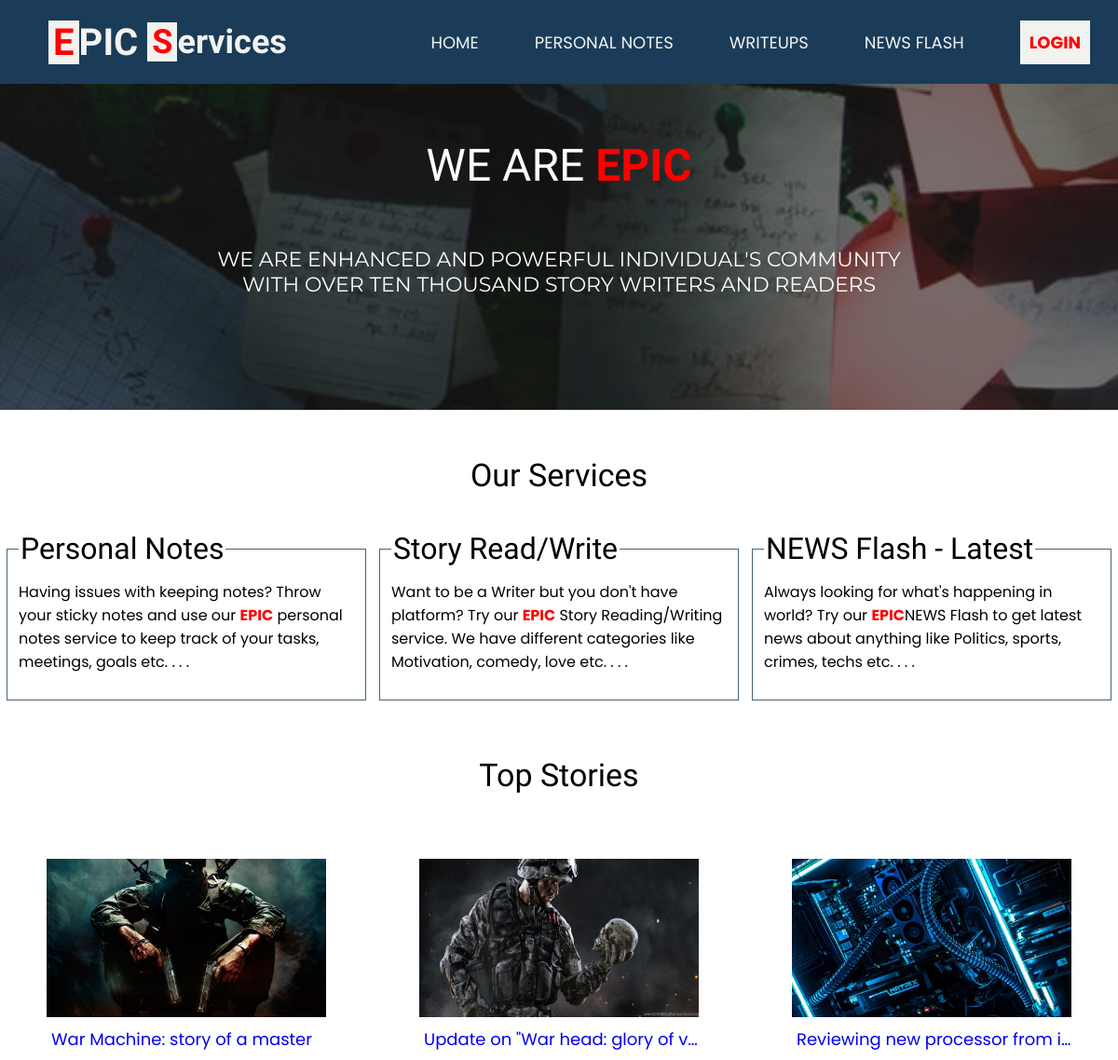
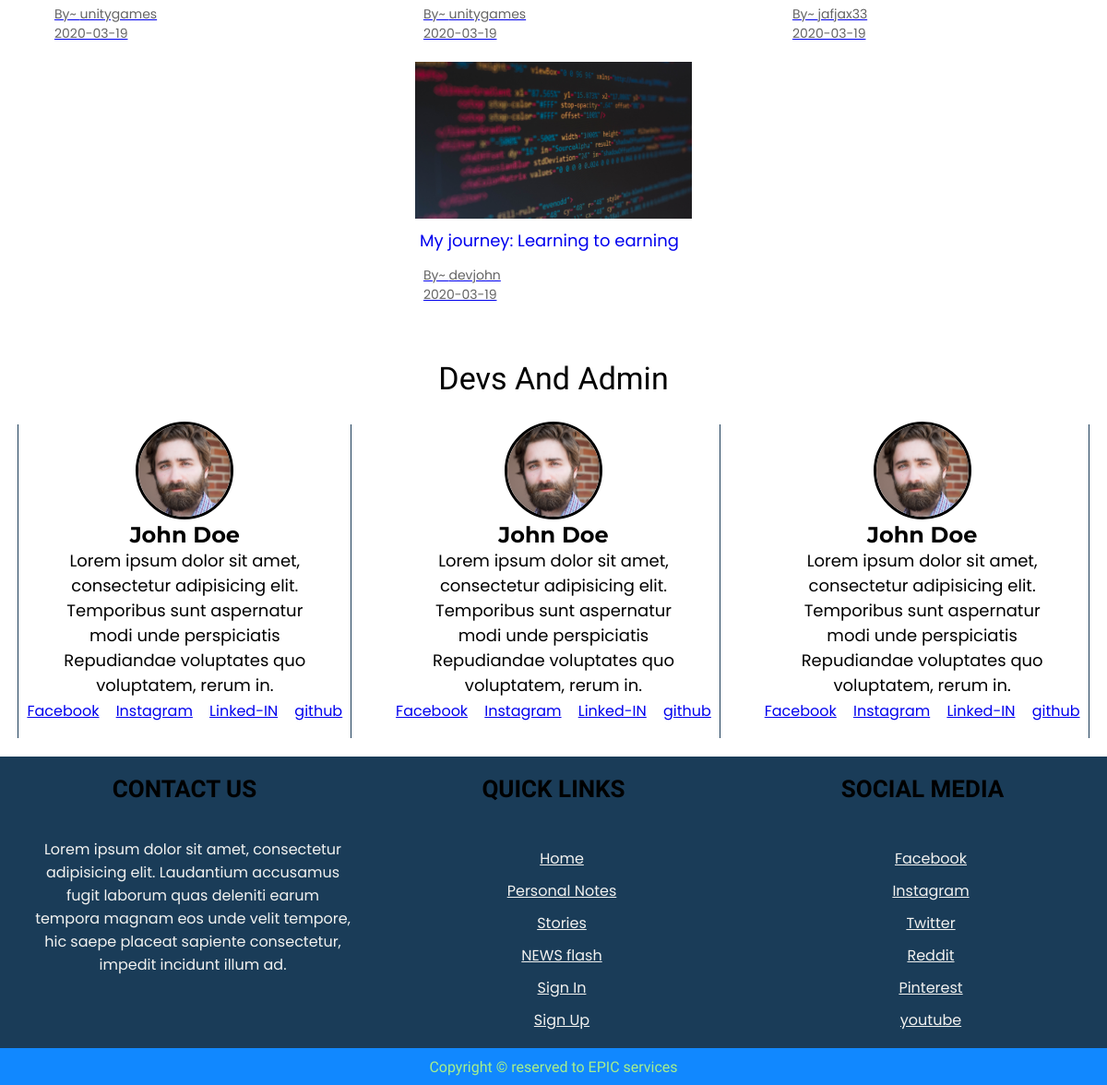
The page / on the database its author committed (2 pictures, top to bottom).
### tables this page shows
CREATE TABLE `stories` (
  `storyid` int(11) NOT NULL,
  `storyuser` varchar(15) DEFAULT NULL,
  `storytitle` text,
  `storydata` text,
  `storytags` text,
  `thumbnail` text NOT NULL,
  `ispublic` int(11) NOT NULL DEFAULT '1',
  `dttm` date DEFAULT NULL
);

### index.php (the view, shortened to what this page needs)
<?php
	include("public/top.php");
?>
<!DOCTYPE html>
<html>
<head>
	<link rel="stylesheet" type="text/css" href="css/style.css">
	<link rel="stylesheet" href="https://use.fontawesome.com/releases/v5.8.2/css/all.css">
</head>
<body>
	<section id="app">
		<?php
			include 'public/header.php';
		?>
		<section class="banner">
			<section class="banner-head">
				We are&nbsp;<span style="color: red; font-weight: bolder;">epic</span>
			</section>
			<section class="banner-body">
				We Are Enhanced and Powerful Individual's Community <br> with Over ten thousand Story Writers and Readers
			</section>
		</section>
		<section class="services">
			<section class="s-heading">Our Services</section>
			<section class="s-body">
				<fieldset>
					<legend>Personal Notes</legend>
					Having issues with keeping notes? Throw your sticky notes and use our&nbsp;<span style="color: red; font-weight: bolder;">EPIC</span> personal notes service to keep track of your tasks, meetings, goals etc. . . .
				</fieldset>
				<fieldset>
					<legend>Story Read/Write</legend>
					Want to be a Writer but you don't have platform? Try our&nbsp;<span style="color: red; font-weight: bolder;">EPIC</span> Story Reading/Writing service. We have different categories like Motivation, comedy, love etc. . . .
				</fieldset>
				<fieldset>
					<legend>NEWS Flash - Latest</legend>
					Always looking for what's happening in world? Try our&nbsp;<span style="color: red; font-weight: bolder;">EPIC</span>NEWS Flash to get latest news about anything like Politics, sports, crimes, techs etc. . . .
				</fieldset>
			</section>
		</section>
		<section class="top-stories">
			<section class="ts-heading">Top Stories</section>
			<section class="top-stories-body">
				<?php
					$selectWeeklyTop = "select storyid from stories where dttm > date(now()) - interval 7 day and storyuser in (select username from banstatus where isbanned = 0) and ispublic = 1";
					$res = mysqli_query($conn, $selectWeeklyTop);
					$topweekdata = array();
					while($row = mysqli_fetch_array($res)){
						$checkLikes = "select * from storylikes where storyid = '".$row['storyid']."'";
						$likesRes = mysqli_num_rows(mysqli_query($conn, $checkLikes));
						$temparray = array("storyid" => $row['storyid'], "likes" => $likesRes);
						array_push($topweekdata, $temparray);
					}
					for ($i = 0; $i < count($topweekdata); $i++) {
						for($j = $i + 1; $j < count($topweekdata); $j++) {
							if ($topweekdata[$j]["likes"] > $topweekdata[$i]["likes"]){
								$temp = $topweekdata[$i];
								$topweekdata[$i] = $topweekdata[$j];
								$topweekdata[$j] = $temp;
							}
						}
					}
					for($i = 0; $i < 4; $i++) {
							$selecttopstoriesquery = "select * from stories where storyid = '".$topweekdata[$i]["storyid"]."'";
							$res = mysqli_query($conn, $selecttopstoriesquery);
							$row = mysqli_fetch_array($res);
							$storyid = $row['storyid'];
							$storyuser = $row['storyuser'];
							$storytitle = $row['storytitle'];
							$storythumbnail = $row['thumbnail'];
							$uploaddate = $row['dttm'];
							$storyopenpath = "stories/open.php?storyid=$storyid";
				?>
					<a href='<?= $storyopenpath ?>'>
						<section class="storyMain">
							<section class="story-thumbnail">
								<img src="stories/thumbnails/<?= $storythumbnail ?>">
							</section>
							<section class="story-title"><?= $storytitle ?></section>
							<section class="author">By~ <?= $storyuser ?></section>
							<section class="uploadDate"><?= $uploaddate ?></section>
						</section>
					</a>
				<?php } ?>
			</section>
		</section>
		<section class="team-members">
			<section class="tm-heading">Devs And Admin</section>
			<section class="tm-body">
				<section class="tm-member-container">
					<section class="tm-member-photo">
						<img src="assets/images/john.jpg" alt="">
					</section>
					<section class="tm-member-about">
					<section class="tm-member-name">John Doe</section>
					Lorem ipsum dolor sit amet, consectetur adipisicing elit. Temporibus sunt aspernatur modi unde perspiciatis Repudiandae voluptates quo voluptatem, rerum in.</section>
					<section class="tm-member-social">
						<a href="#">Facebook</a>
						<a href="#">Instagram</a>
						<a href="#">Linked-IN</a>
						<a href="#">github</a>
					</section>
				</section>
				<section class="tm-member-container">
					<section class="tm-member-photo">
						<img src="assets/images/john.jpg" alt="">
					</section>
					<section class="tm-member-about">
					<section class="tm-member-name">John Doe</section>
					Lorem ipsum dolor sit amet, consectetur adipisicing elit. Temporibus sunt aspernatur modi unde perspiciatis Repudiandae voluptates quo voluptatem, rerum in.</section>
					<section class="tm-member-social">
						<a href="#">Facebook</a>
						<a href="#">Instagram</a>
						<a href="#">Linked-IN</a>
						<a href="#">github</a>
					</section>
				</section>
				<section class="tm-member-container">
					<section class="tm-member-photo">
						<img src="assets/images/john.jpg" alt="">
					</section>
					<section class="tm-member-about">
					<section class="tm-member-name">John Doe</section>
					Lorem ipsum dolor sit amet, consectetur adipisicing elit. Temporibus sunt aspernatur modi unde perspiciatis Repudiandae voluptates quo voluptatem, rerum in.</section>
					<section class="tm-member-social">
						<a href="#">Facebook</a>
						<a href="#">Instagram</a>
						<a href="#">Linked-IN</a>
						<a href="#">github</a>
					</section>
				</section>
			</section>
		</section>
		<?php
			include 'public/footer.php';
		?>
	</section>
</body>
</html>

### css/style.css (style rules this page uses)
body { margin: 0; padding: 0; overflow-x: hidden; }
#app { display: none; }
.banner { width: 100%; height: 350px; background-image: linear-gradient(rgba(30, 30, 30, 0.6), rgba(30, 30, 30, 0.6)), url('../assets/images/bg-1.jpeg'); background-size: cover; background-repeat: no-repeat; background-attachment: fixed; }
.banner-head, .banner-body { width: 100%; height: 50%; display: flex; justify-content: center; align-items: center; font-size: 48px; text-transform: uppercase; font-family: monospace; color: white; font-family: 'ZCOOL XiaoWei', serif; }
.banner-body { width: 80%; margin-left: 10%; align-items: flex-start; text-align: center; font-size: 22px; font-family: 'Montserrat', sans-serif; }
.services { width: 100%; margin-top: 20px; }
.s-heading { width: 100%; height: 50px; font-family: 'Montserrat Subrayada', sans-serif; text-align: center; font-size: 34px; margin-top: 50px; }
.s-body { width: 100%; display: flex; justify-content: space-around; align-items: center; flex-wrap: wrap; }
.s-body fieldset { width: 30%; min-height: 150px; margin-top: 30px; border: 1px solid rgb(70, 97, 116); font-family: 'Poppins', sans-serif; padding-top: 15px; padding-bottom: 15px; }
.s-body fieldset legend { font-size: 32px; font-family: 'ZCOOL XiaoWei', serif; }
.top-stories { width: 100%; margin-top: 30px; background-size: cover; background-repeat: no-repeat; background-attachment: fixed; }
.ts-heading { width: 100%; height: 40px; font-family: 'Montserrat Subrayada', sans-serif; text-align: center; font-size: 34px; padding-top: 30px; }
.top-stories-body { width: 100%; display: flex; justify-content: space-around; flex-wrap: wrap; margin-top: 50px; }
.storyMain { width: 300px; margin-top: 20px; margin-left: 15px; margin-right: 15px; }
.story-thumbnail { width: 100%; height: 170px; display: flex; justify-content: center; align-items: center; }
.story-thumbnail img { width: 100%; height: 100%; object-fit: cover; }
.story-title { display:inline-block; width: calc(100% - 5px); white-space: nowrap; overflow:hidden !important; text-overflow: ellipsis; font-size: 18px; padding-top: 10px; padding-bottom: 10px; padding-left: 5px; font-family: 'Poppins', sans-serif; }
.author, .uploadDate { width: 90%; margin-left: 3%; font-family: 'Poppins', sans-serif; font-size: 14px; color: rgb(100,100,100); }
.team-members { width: 100%; margin-top: 30px; }
.tm-heading { width: 100%; height: 40px; font-family: 'Montserrat Subrayada', sans-serif; text-align: center; font-size: 34px; padding-top: 30px; }
.tm-body { width: 100%; display: flex; justify-content: space-around; align-items: center; flex-wrap: wrap; }
.tm-member-container { width: 30%; border-right: 1px solid rgb(26, 60, 88); margin-top: 30px; }
.tm-member-container:nth-child(1) { border-left: 1px solid rgb(26, 60, 88); }
.tm-member-photo { width: 100%; height: 100px; display: flex; justify-content: center; align-items: center; margin-bottom: 20px; }
.tm-member-photo img { width: 100px; height: 100px; object-fit: cover; border-radius: 50%; border: 3px solid #000; }
.tm-member-about { width: 80%; height: 160px; font-size: 18px; margin-left: 10%; display: flex; flex-direction: column; justify-content: center; align-items: center; text-align: center; font-family: 'Poppins'; }
.tm-member-name { width: 100%; height: 40px; font-size: 24px; font-weight: bold; display: flex; align-items: center; justify-content: center; font-family: 'Montserrat'; }
.tm-member-social { width: 100%; height: 60px; display: flex; justify-content: space-around; align-items: center; font-family: 'Poppins'; }

### public/styles/header.css (style rules this page uses)
body { margin: 0; padding: 0; }

### rows shown on the page
stories: thumbnail (picture), storytitle "War Machine: story of a master", storyuser "unitygames", dttm "2020-03-19"
stories: thumbnail (picture), storytitle "Update on \"War head: glory of v…", storyuser "unitygames", dttm "2020-03-19"
stories: thumbnail (picture), storytitle "Reviewing new processor from i…", storyuser "jafjax33", dttm "2020-03-19"
stories: thumbnail (picture), storytitle "My journey: Learning to earning", storyuser "devjohn", dttm "2020-03-19"
